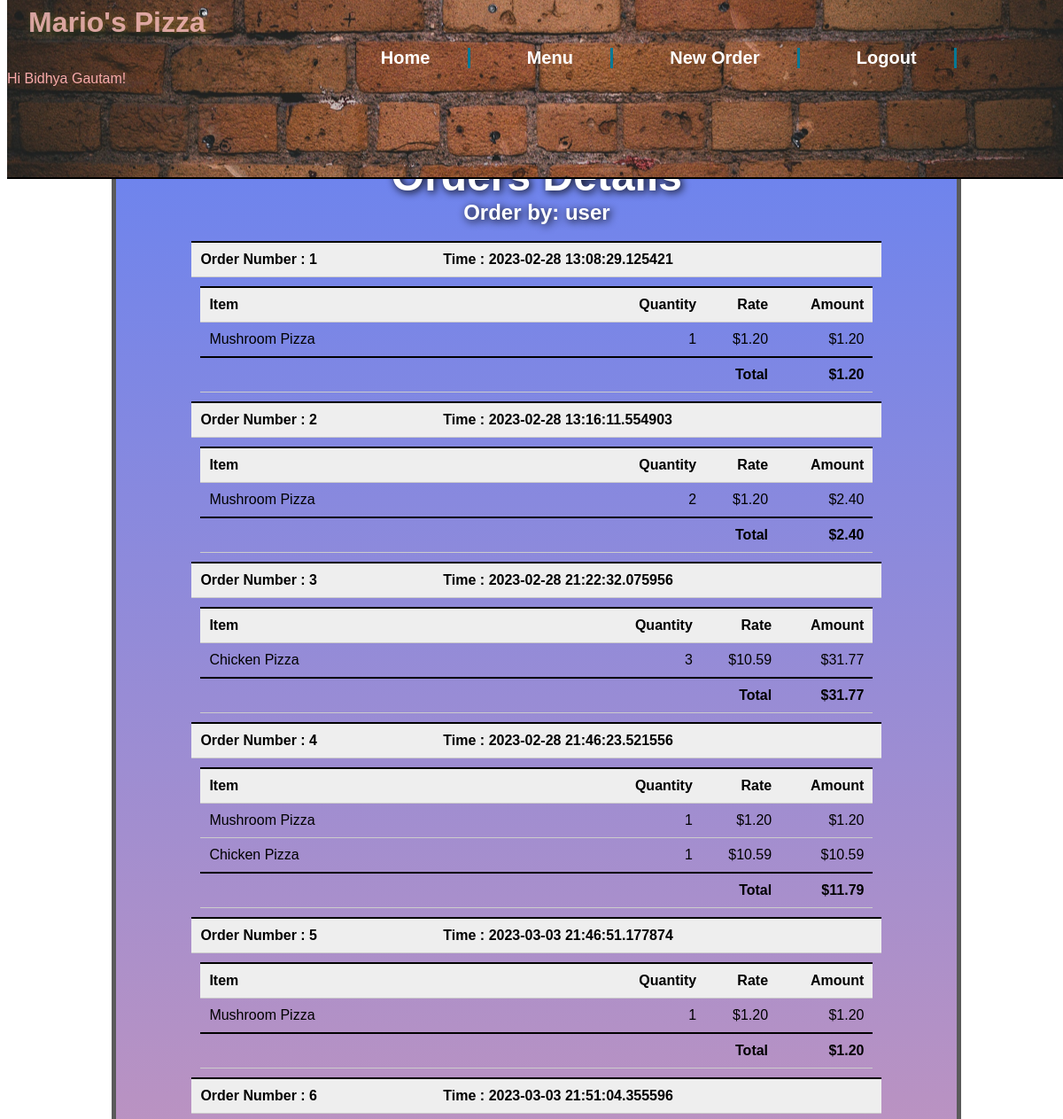
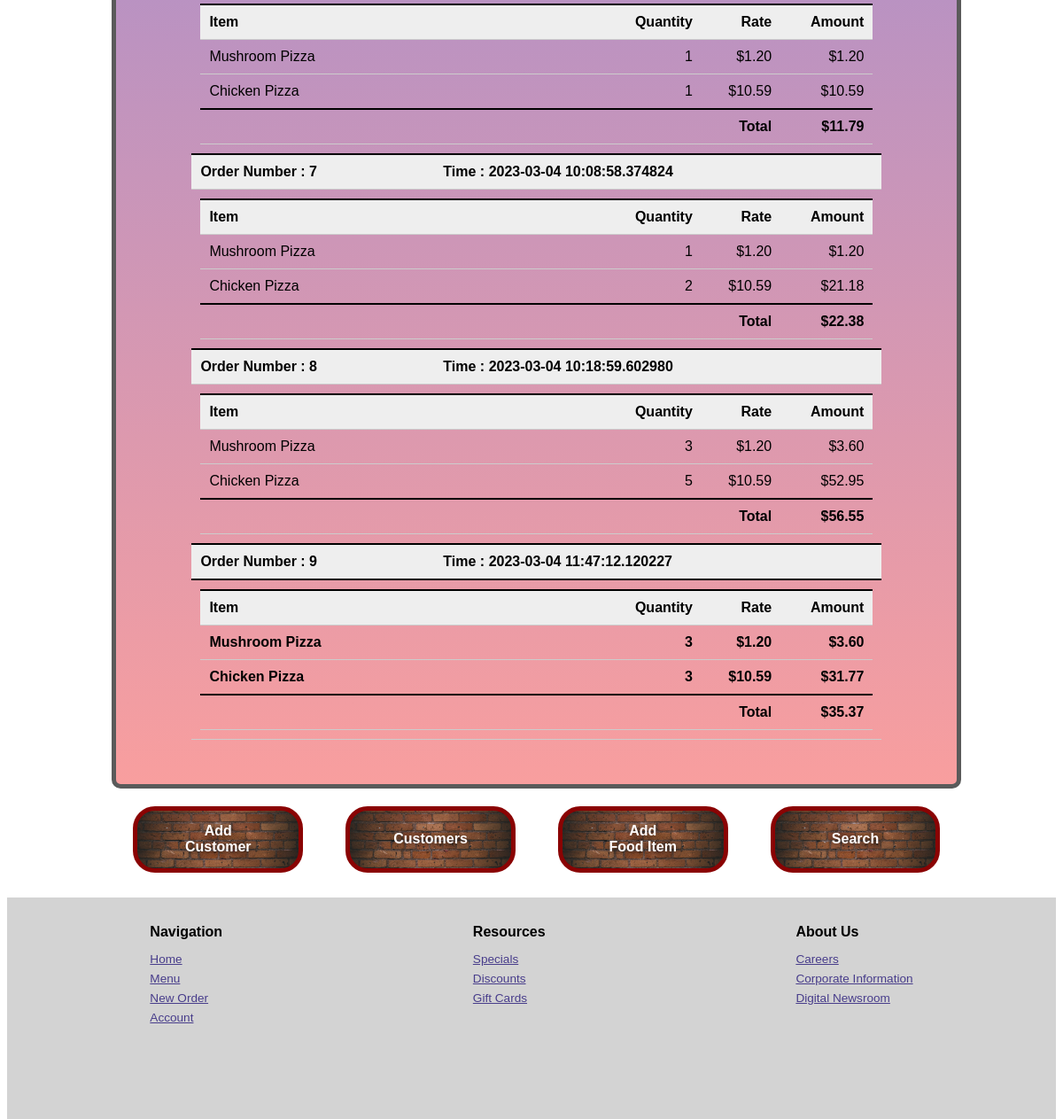
Screenshot of /customer/2/orders (signed in) with the database file from the repository (2 pictures, top to bottom).
### models.py (models this page shows, shortened)
class Customer(UserMixin,db.Model):
    id = db.Column(db.Integer, primary_key=True)
    name = db.Column(db.String(50))
    email = db.Column(db.String(50),unique=True)
    phone = db.Column(db.String(20))
    user_password = db.Column(db.String(50))
    role=db.Column(db.Integer,default=1) # 1 for user, 2 for admin
    orders = db.relationship('Order', backref='customer', lazy=True)
    def is_admin(self):
        return self.role == 2

class Order(db.Model):
    id = db.Column(db.Integer, primary_key=True)
    customer_id = db.Column(db.Integer, db.ForeignKey('customer.id'), nullable=False)
    order_time = db.Column(db.DateTime, default=datetime.utcnow)
    order_items = db.relationship('OrderItem', backref='order', lazy=True)

class Food(db.Model):
    id = db.Column(db.Integer, primary_key=True)
    name = db.Column(db.String(50))
    price = db.Column(db.Float)
    category=db.Column(db.String(50))

class OrderItem(db.Model):
    id = db.Column(db.Integer, primary_key=True)
    food_id = db.Column(db.Integer, db.ForeignKey('food.id'), nullable=False)
    quantity = db.Column(db.Integer, nullable=False)
    order_id = db.Column(db.Integer, db.ForeignKey('order.id'), nullable=False)
    total_price = db.Column(db.Float)
    food = db.relationship('Food', backref='order_items', lazy=True)

### routes.py (the view)
@app.route('/customer/<int:id>/orders', methods=['GET'])
@login_required
def get_customer_orders(id):
    customer = Customer.query.get(id) #get customer by ID
    if not customer:
        return jsonify({'message': 'Customer not found'})
    orders = customer.orders #get all the order of this customer
    orders_data = [] #empty array to store order details
    order_items_data=[] #empty array to store order item details
    for order in orders:#loop through all order as a customer can have multiple orders
        order_items_data=[]
        order_data = {
            'id': order.id,
            'order_time': order.order_time,
            'order_amount': 0 #initialing order amount as 0 as default
        }
        orders_items=order.order_items
        total_amount=0 #variable to store the total amount of particular order
        for orders_item in orders_items:#loop through all order items as one order can have multiple items
            order_item ={
                'food_name':orders_item.food.name,
                'quantity':orders_item.quantity,
                'rate':orders_item.food.price,
                'total_price': orders_item.total_price
            }
            total_amount=total_amount+orders_item.total_price
            order_items_data.append(order_item) # add this order item to list
        order_data['order_amount']=total_amount # adding actual order amount
        order_data['order_items']=order_items_data
        orders_data.append(order_data) #add this order to list
    return render_template('customer_orders.html',customer=customer,orders=orders_data,order_items=order_items_data)

### routes.py (called while the page is built)
@login_manager.user_loader
def load_user(email):
    return Customer.query.filter_by(email=email).first()

### templates/customer_orders.html
{% extends 'base.html' %}
{% block content %}
        <div class="topcontainer" id="customer_orderstop">
            <h2>Orders Details</h2>
            <h3>Order by: {{ customer.name }}</h3><br/>
            <table>
                <thead>
                    {% for order in orders %}
                    <tr>
                        <th>Order Number : {{ order.id }}</th>
                        <th> Time : {{ order.order_time}}</th>
                    </tr>
                </thead>
                <tbody>
                    <tr>
                        <td colspan="2">
                            <table>
                                <thead>
                                    <tr>
                                        <th>Item</th>
                                        <th class="displayNumber">Quantity</th>
                                        <th class="displayNumber">Rate</th>
                                        <th class="displayNumber">Amount</th>
                                    </tr>
                                </thead>
                                <tbody>
                                {% for order_item in order.order_items %}
                                <tr>
                                    <td>{{ order_item.food_name }}</td>
                                    <td class="displayNumber">{{ order_item.quantity }}</td>
                                    <td class="displayNumber">${{ "{:.2f}".format(order_item.rate) }}</td>
                                    <td class="displayNumber">${{ "{:.2f}".format(order_item.total_price) }}</td>
                                </tr>
                                {% endfor %}
                                <tr><td colspan="3" class="rightAlign"><bold>Total</bold></td><td><bold> ${{"{:.2f}".format(order.order_amount)}}</bold></td></tr>
                                </tbody>
                            </table>
                        </td>
                    </tr>
                    {% endfor %}
                </tbody>
            </table>
        </div>
        {% endblock %}

### templates/base.html (shortened to what this page needs)
<!DOCTYPE html>
<html>
<head>
<link rel=stylesheet href=" {{ url_for('static', filename='css/main.css') }}">
</head>
<header>
    <h1>Mario's Pizza  </h1>
    <nav class="topnav">
        <ul class="navlist">
            {% if current_user.is_authenticated %}
                <li><a href="/logout">Logout</a></li>
            {% else %}
                <li><a href="/login">Login</a></li>
            {% endif %}
            <li><a href="/order">New Order</a></li>
            <li><a href="/foods">Menu</a></li>
            <li><a href="/">Home</a></li>
        </ul>
    </nav>
    <span>
        {% if current_user.is_authenticated %}
            Hi {{ current_user.name }}!
        {% endif %}
    </span>
</header>
Welcome to food ordering app
<body>
    <div class="gridcontainer">
        {% block content %}{% endblock %}
        {% if current_user.is_authenticated and current_user.is_admin() %}
            <div class="middlecontainer1">
                <a href="/customer">
                    <div class="types2" id="new_customer">
                        <p>Add<br>Customer</p>
                    </div>
                </a>
                <a href="/customers">
                    <div class="types1" id="customers">
                        <p>Customers</p>
                    </div>
                </a>
                <a href="/food">
                    <div class="types2" id="new_food">
                        <p>Add<br>Food Item</p>
                    </div>
                </a>
                <a href="/search">
                    <div class="types1" id="search">
                        <p>Search</p>
                    </div>
                </a>
            </div>
        {% endif %}
    </div>
</body>
<br/>
<footer>
    <div class="footerone">
        <h3>Navigation</h3>
        <p><a href="/">Home</a></p>
        <p><a href="/foods">Menu</a></p>
        <p><a href="/order">New Order</a></p>
        <p><a href="/login">Account</a></p>
    </div>
    <div class="footertwo">
        <h3>Resources</h3>
        <p><a href="/comingsoon">Specials</a></p>
        <p><a href="/comingsoon">Discounts</a></p>
        <p><a href="/comingsoon">Gift Cards</a></p>
    </div>
    <div class="footerthree">
        <h3>About Us</h3>
        <p><a href="/comingsoon">Careers</a></p>
        <p><a href="/comingsoon">Corporate Information</a></p>
        <p><a href="/comingsoon">Digital Newsroom</a></p>
    </div>
</footer>
</html>

### static/css/main.css (style rules this page uses)
* { box-sizing: border-box; font-size: 16px; font-family: Arial, Helvetica, sans-serif; }
body { display: relative; height: 100vh; }
.gridcontainer { grid-template-columns: repeat(20, 1fr); grid-template-rows: repeat(20, 1fr); grid-auto-rows: minmax( 100px, 300px); width: 81%; margin-top: 100px; margin-left: 10%; margin-right: 10%; }
header { position: fixed; top: 0px; width: 100vw; height: 8%; color: rgb(249, 171, 171); font-family: "arial", sans-serif; background-image: url('/static/images/topimage.jpg'); background-position: center; background-size: cover; border-bottom: 2px solid rgba(0, 0, 0); z-index: 99; }
header nav { list-style: none; position: fixed; display: inline-flex; width: 100%; top: 2%; }
header nav ul { display: flex; flex-direction: row-reverse; width: 100%; margin-right: 8%; list-style: none; }
header nav ul li { margin-left: 3%; flex-direction: row-reverse; border-right: 2px solid rgb(5, 121, 150); padding-right: 2%; }
@media only screen and (min-width: 900px) { header nav ul li { margin-right: 3%; padding-right: 4%; border-right: 3px solid rgb(5, 121, 150); } }
@media only screen and (min-width: 900px) { header nav ul li a { font-size: 1.25rem; } }
@media only screen and (min-width: 900px) { header nav { top: 1.5%; margin-bottom: 5%; } }
header nav ul li a { text-decoration: none; color: rgb(255, 255, 255); font-weight: 700; }
header h1 { font-size: 2rem; position: relative; display: flex; flex-direction: column-reverse; bottom: 7%; margin-left: 2%; color: rgba(250, 189, 189, 0.815); text-shadow: 2px 2px 10px rgba(255, 255, 0, 0.192); }
.topcontainer { position: relative; display: flex; flex-direction: column; background-size: cover; background-image: linear-gradient(rgba(88, 130, 255, 0.866), rgba(251, 160, 160, 0.913)); background-color: rgba(190, 32, 32, 0.519); background-repeat: no-repeat; min-height: 200px; border: 5px solid rgb(90, 90, 90); border-radius: 10px; }
.topcontainer h2 { margin-bottom: 0px; font-size: 2.5rem; color: white; text-shadow:2px 2px 10px rgba(0, 0, 0); }
.topcontainer h3 { margin-bottom: 0px; font-size: 1.5rem; color: white; text-shadow:2px 2px 10px rgba(0, 0, 0); }
.topcontainer h3 { margin-top: 0px; font-size: 1.5rem; color: white; text-shadow:2px 2px 10px rgba(0, 0, 0); }
@media only screen and (min-width: 750px) { .topcontainer h2 { font-size: 3rem; text-align: center; } }
@media only screen and (min-width: 750px) { .topcontainer { padding-left: 85px; padding-right: 85px; padding-bottom: 85px; text-align: center; } }
@media only screen and (min-width: 750px) { .topcontainer h2 { text-align: center; } }
.middlecontainer1, .middlecontainer2 { grid-area: 6 / 1 / 10 / 21; position: relative; display: flex; justify-content: space-around; min-height: 95px; align-items: center; }
.middlecontainer1 { margin-top: 10px; }
.middlecontainer1 a, .middlecontainer2 a { text-decoration: none; min-width: 20%; }
.types1, .types2 { min-width: 20%; max-width: 100%; height: 75px; display: flex; text-align: center; align-items: center; justify-content: center; border: 5px solid rgb(138, 3, 3); background-size: cover; background-repeat: no-repeat; background-position: center; color: rgb(255, 252, 252); font-weight: 700; font-size: 2rem; text-shadow: 1px 1px 10px rgb(1, 1, 1); background-image: url("/static/images/topimage.jpg"); border-radius: 25px; }
#customer_orderstop { padding-bottom: 50px; align-items: center; }
footer { position: relative; height: 250px; display: flex; width: auto; background-color: lightgray; justify-content: space-around; padding: 20px; }
.footerone, .footertwo, .footerthree { line-height: 5px; }
.footerone a, .footertwo a, .footerthree a { font-size: 0.85rem; color: darkslateblue; }
.footerone h3, .footertwo h3, .footerthree h3 { margin-bottom: 25px; }
.rightAlign { text-align: right; }
table, .displayNumber { text-align:right; }
table { width: 100%; border-collapse: collapse; }
th, td { padding: 10px; border-bottom: 1px solid #ccc; text-align: left; }
th { background-color: #eee; }
td:first-child { width: 60%; }
td:last-child { text-align: right; }
tr:last-child { font-weight: bold; border-top: 2px solid #000; }

### rows the page displays
Customer: name "Bidhya Gautam"
Customer: name "user"
Order: order_time "2023-02-28 13:08:29.125421"
Food: food_name "Mushroom Pizza" "Mushroom Pizza" "Mushroom Pizza" "Mushroom Pizza" "Mushroom Pizza" "Mushroom Pizza" "Mushroom Pizza" "Mushroom Pizza", rate "1.20" "1.20" "1.20" "1.20" "1.20" "1.20" "1.20" "1.20"
OrderItem: total_price "1.20"
Order: order_time "2023-02-28 13:16:11.554903"
OrderItem: total_price "2.40"
Order: order_time "2023-02-28 21:22:32.075956"
Food: food_name "Chicken Pizza" "Chicken Pizza" "Chicken Pizza" "Chicken Pizza" "Chicken Pizza" "Chicken Pizza", rate "10.59" "10.59" "10.59" "10.59" "10.59" "10.59"
OrderItem: total_price "31.77"
Order: order_time "2023-02-28 21:46:23.521556"
OrderItem: total_price "1.20"
OrderItem: total_price "10.59"
Order: order_time "2023-03-03 21:46:51.177874"
OrderItem: total_price "1.20"
Order: order_time "2023-03-03 21:51:04.355596"
OrderItem: total_price "1.20"
OrderItem: total_price "10.59"
Order: order_time "2023-03-04 10:08:58.374824"
OrderItem: total_price "1.20"
OrderItem: total_price "21.18"
Order: order_time "2023-03-04 10:18:59.602980"
OrderItem: total_price "3.60"
OrderItem: total_price "52.95"
Order: order_time "2023-03-04 11:47:12.120227"
OrderItem: total_price "3.60"
OrderItem: total_price "31.77"

### other values shown
{{ order.id }} "1" "2" "3" "4" "5" "6" "7" "8" "9"
{{ order_item.quantity }} "1" "2" "3" "1" "1" "1" "1" "1" "1" "2" "3" "5" "3" "3"
{{ "{:.2f}".format(order.order_amount) }} "1.20" "2.40" "31.77" "11.79" "1.20" "11.79" "22.38" "56.55" "35.37"
